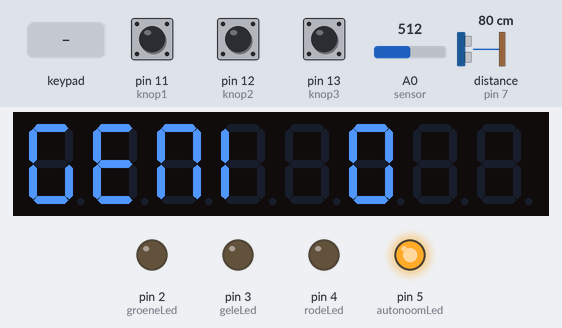
This sketch was run on a simulated Arduino Uno, built with avr-gcc and run on an emulated ATmega328P. On the bench: 8-digit seven-segment display, output pins drawn as LEDs (lit = HIGH). Wiring (inferred from the names in the program): ultrasonic range finder: trigger pin 6; echo pin 7. The test bench sets the inputs (shaded band); at power-on: distance to the obstacle (sensor on pin 7) 80 cm, pin 11 (knop1) LOW, pin 12 (knop2) LOW, pin 13 (knop3) LOW, A0 (sensor) = 512. The echo pulse lasts 58.3 µs per cm; pins used as bus, display or sensor lines are not drawn; what the sketch prints to the serial monitor is not drawn.

Above: at 1.2 s.
1.3 s: key '2' pressed
At 3.6 s:
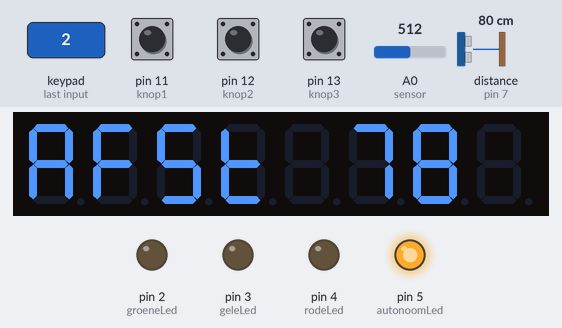
4.7 s: key '4' pressed
At 5.2 s:
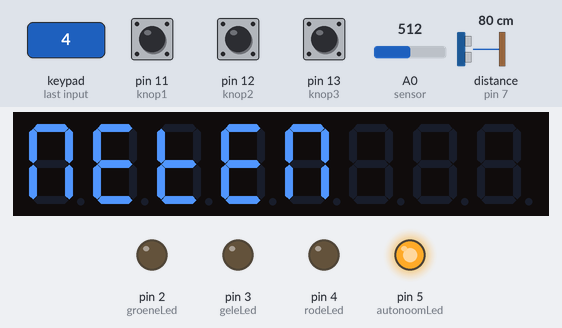
8.8 s: distance to the obstacle (sensor on pin 7) set to 7 cm
11.7 s: distance to the obstacle (sensor on pin 7) set to 4 cm
At 12.9 s:
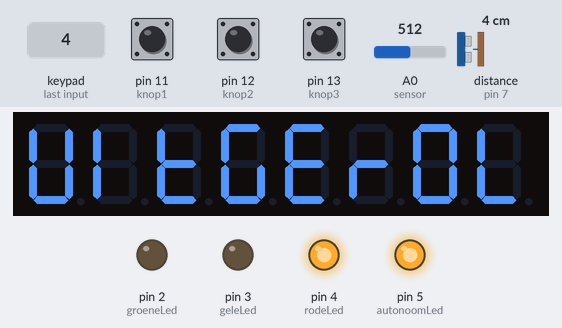
14.0 s: keypad keys 2 5 pressed 0.4 s apart
At 15.0 s:
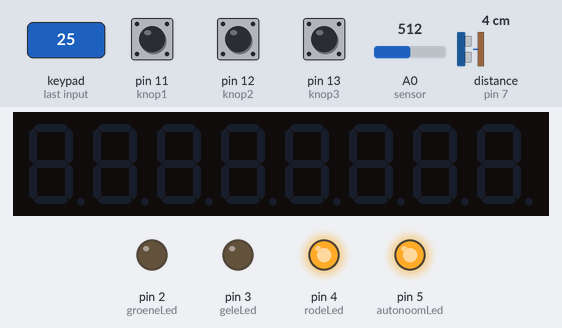
16.3 s: key '7' pressed
At 16.8 s:
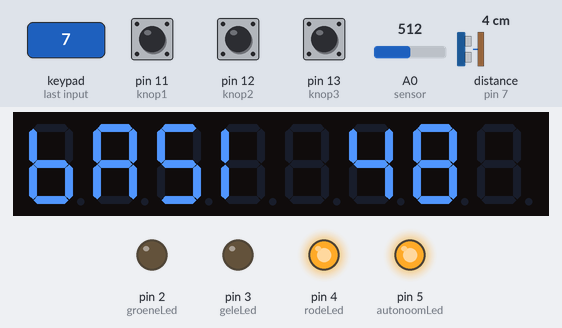
Timing chart, 0 to 18.9 s (numbered marks = the images above; inputs shaded):
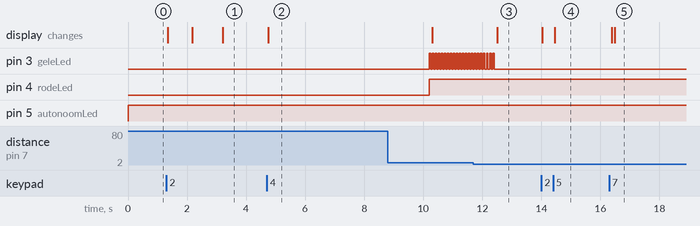

The sketch:

LightModule.ino
```cpp
/**
  Project Embedded Systems
  Naam: Lichtsensor
  Doel: Een lichtsensor voor rolluiken, werkt zowel autonoom als via een centrale.
  @author Dennis Vrieling en Remand Knol
  @version 3.2 14/11/2016
*/
#include <TM1638.h>

// Initialiseer de poorten
const int groeneLed = 2;
const int geleLed = 3;
const int rodeLed = 4;
const int autonoomLed = 5;
const int sensor = A0;
const int triggerPort = 6;
const int echoPort = 7;
const int datapin = 8;
const int strobepin = 9;
const int clockpin = 10;
const int knop1 = 11;
const int knop2 = 12;
const int knop3 = 13;

// Initialiseer de module voor de Led&Key
TM1638 module(datapin, clockpin, strobepin);

// Variabelen om te kijken welke knoppen ingedrukt zijn
int knop1pressed = 0;
int knop2pressed = 0;
int knop3pressed = 0;

// Defineer vriabelen
int basisRemand = 50;
int ingerold = 0;
int uitgerold = 0;
int afstand = 30;
int i = 0;
int tijdRemand = 0;
int gemRemand = 0;
int inofuitrollen = 0;
int metingen = 0;
int autonoom = 0;
int loopcounter = 0;
int knop2actief = 0;
int knop3actief = 0;
int moduleSet = 0;
int remand = 0;

// Variabelen voor de Led&Key display
int buttons = 0;
int startValue = 0;
int buttonPressed = 1;
int dataOnScreen = 0;
int buttonChanged = 0;
int isError = 0;
int incOrDec = 0;
int incOrDecPressed = 0;
int autonoomPressed = 0;
int maxRoll = 50;
String gemRemandString = "";
String distance = "";
String basis = "";

// Start initialisatie loop
void setup() {

  Serial.begin(9600);
  for (int pinNumber = 2; pinNumber < 6; pinNumber++) {
    pinMode(pinNumber, OUTPUT);
    digitalWrite(pinNumber, LOW);
  }
  pinMode( triggerPort, OUTPUT );
  pinMode( echoPort, INPUT );

}

// Hier begint de loop
void loop() {
  sendCommand("baseRemand", basisRemand);
  sendCommand("rollStatus", ingerold ? 1 : (uitgerold ? 2 : 0)); // 0 in bezig, 1 = ingerold, 2 = uitgerold
  sendCommand("maxRoll", maxRoll);

  if (autonoom == 0) {
    digitalWrite(autonoomLed, HIGH);
  }
  else if (autonoom == 1) {
    digitalWrite(autonoomLed, LOW);
  }

  loopcounter++; //Count loops
  // Check of de knop1 ingedrukt wordt
  if (digitalRead(knop1) == 1 && inofuitrollen == 0) {
    if (!knop1pressed) {
      knop1pressed = 1;
      if (autonoom == 1) {
        autonoom = 0;
        knop2actief = 0;
        knop3actief = 0;

      } else if (autonoom == 0) {
        autonoom = 1;
      }
      sendCommand("autonoomPressed", autonoom);
    }
  } else {
    knop1pressed = 0;
  }
  //Check of de buttons op de Led&Key worden ingedrukt, zoja zet dit in een variabele
  if (module.getButtons() > 0 && module.getButtons() != buttonPressed) {
    module.clearDisplay();
    if (module.getButtons() == 64 && autonoom == 0) {
      basisRemand--;
      buttonPressed = 4;
    }
    else if (module.getButtons() == 128 && autonoom == 0) {
      basisRemand++;
      buttonPressed = 4;
    }
    else {
      buttonPressed = module.getButtons();
    }
  }
  // Hier wordt de naam van de data op het scherm getoond, 1,2,4,8 etc.. Worden weergegeven door de binaire code van de knoppen.
  if (buttonPressed == 1) {
    gemRemandString = String(gemRemand);
    module.clearDisplay();
    module.setDisplayToString("GEMI " + gemRemandString);
  }

  if (buttonPressed == 2) {
    if (isError == 1) {
      module.clearDisplay();
      module.setDisplayToString("ERROR");
    }
    else if (isError == 0) {
      distance = String(afstand);
      module.clearDisplay();
      module.setDisplayToString("AFST " + distance);
    }
  }
  if (buttonPressed == 4) {
    basis = String(basisRemand);
    module.clearDisplay();
    module.setDisplayToString("BASI " + basis);
  }
  if (buttonPressed == 8) {
    if (ingerold == 1) {
      module.clearDisplay();
      module.setDisplayToString("INGEROLD");
    }
    else if (uitgerold == 1) {
      module.clearDisplay();
      module.setDisplayToString("UITGEROLD");
    }
    else if (inofuitrollen == 1) {
      module.clearDisplay();
      module.setDisplayToString("BEZIG");
    }
    else {
      module.clearDisplay();
      module.setDisplayToString("METEN");
    }
  }

  //Lees de knoppen van de autonome modus en zet deze om naar de variabelen
  if (digitalRead(knop2) == 1 && autonoom == 1 && inofuitrollen == 0) {
    if (!knop2pressed) {
      knop2pressed = 1;
      knop2actief = 1;
      knop3actief = 0;
    }
  } else {
    knop2pressed = 0;
  }
  if (digitalRead(knop3) == 1 && autonoom == 1 && inofuitrollen == 0) {
    if (!knop3pressed) {
      knop3pressed = 1;
      knop2actief = 0;
      knop3actief = 1;
    }
  } else {
    knop3pressed = 0;
  }
  if (autonoom == 1) {
    if (knop2actief == 1 && ingerold != 1 ) {
      inrollen();
    }
    else if (knop3actief == 1 && uitgerold != 1) {
      uitrollen();
    }
  }
  // Om de 10 loops - dus 10x 100 miliseconde = 1 seconde - wordt de afstand berekend.
  if (loopcounter % 10 == 1) { //Every 1s
    berekenAfstand();
  }

  if (autonoom == 0) {
    int sensorMeten = analogRead(sensor);
    remand = sensorMeten / 5;

    i++;
    tijdRemand += remand;
    if (i == 100) {
      gemRemand = (tijdRemand / 100);
      tijdRemand = 0;
      i = 0;
      sendCommand("remand", gemRemand);
    }
    // Als de gemiddelde Remand hoog ligt, wordt er uitgerold.
    if (gemRemand > basisRemand && uitgerold == 0 && gemRemand != 0) {
      uitrollen();
    }

    // Als de gemiddelde Remand laag ligt, wordt er ingerold.
    if (gemRemand <= basisRemand && ingerold == 0 && gemRemand != 0) {
      inrollen();
    }
  }


  // Als de rolluiken zijn ingerold moet de groene led branden en bij uitgerold moet de rode led branden.
  if (ingerold == 1) {
    digitalWrite(groeneLed, HIGH);
    digitalWrite(geleLed, LOW);
  }
  else if (uitgerold == 1) {
    digitalWrite(rodeLed, HIGH);
    digitalWrite(geleLed, LOW);
  }

  if (inofuitrollen == 1) {
    delay (50);
  }
  else {
    delay(100);
  }
}
// Functie om de afstand te berekenen d.m.v. de afstandsensor en de bijbehorende formule.
void berekenAfstand() {
  digitalWrite(triggerPort, LOW);      // Trigger output op 0 zetten.
  digitalWrite(triggerPort, HIGH);    // Stuur nu een signaal van 10 ms naar de triggerport.
  delayMicroseconds( 10 );
  digitalWrite(triggerPort, LOW);  // zet de triggerpoort weer op 0.

  int duration = pulseIn(echoPort, HIGH); // Sla de duur van de afstand op in variabele duration

  afstand = 0.034 * duration / 2;  // Snelheid geluid = 340 m/s en 0.034 cm/us, en delen door twee, doordat de afstand twee keer overbrugd wordt.
  if (afstand < 0) {
    afstand = 0;
  }
  if (afstand == 0) {
    isError = 1;
  }
  if (afstand > 0) {
    isError = 0;
  }
}

// Functie om het inrollen te starten. Het groene ledje moet branden en de gele moet knipperen. Dit net zolang door doen tot de afstand behaald is.
void inrollen() {
  uitgerold = 0;
  inofuitrollen = 1;
  digitalWrite(rodeLed, LOW);
  digitalWrite(groeneLed, HIGH);
  digitalWrite(geleLed, HIGH);
  delay(50);
  digitalWrite(geleLed, LOW);
  if (afstand > maxRoll && afstand != 0) {
    ingerold = 1;
    inofuitrollen = 0;
  }
}
// Functie om het inrollen te starten. Het rode ledje moet branden en de gele moet knipperen. Dit net zolang door doen tot de afstand behaald is.
void uitrollen() {
  inofuitrollen = 1;
  ingerold = 0;
  digitalWrite(groeneLed, LOW);
  digitalWrite(rodeLed, HIGH);
  digitalWrite(geleLed, HIGH);
  delay(50);
  digitalWrite(geleLed, LOW);
  if (afstand < 5 && afstand != 0) {
    uitgerold = 1;
    inofuitrollen = 0;
  }
}
// Een functie om een commando te versturen naar de centrale.
void sendCommand(String command, int data) {
  String commandString = command + " " + data;

  Serial.write(commandString.length());
  Serial.print(commandString);
}
// Een interrupt om binnenkomende commando's te ontvangen.
void serialEvent() {
  String command = "";
  bool commandDone = false;
  String dataString = "";

  while (Serial.available()) {
    char inChar = (char)Serial.read();

    if ((String) inChar == " ") {
      commandDone = true;
      continue;
    }
    if (!commandDone) {
      command += inChar;
    } else {
      dataString += inChar;
    }
  }

  processCommand(command, dataString.toInt());
}
// Een functie om een commando vanuit de centrale te verwerken.
void processCommand(String command, int data) {
  if (command == "incBase") {
    basisRemand++;
  }
  if (command == "decBase") {
    basisRemand--;
  }
  if (command == "incMaxRoll") {
    maxRoll++;
  }
  if (command == "decMaxRoll") {
    maxRoll--;
  }
  if (command == "rollIn") {
    if (uitgerold == 1) {
	  knop2actief = 1;
      knop3actief = 0;
      inrollen();
    }
  }
  if (command == "rollOut") {
    if (ingerold == 1) {
	  knop2actief = 0;
      knop3actief = 1;
      uitrollen();
    }
  }
  if (command == "autonoom") {
    if (inofuitrollen == 0) {
      autonoom = data;
      sendCommand("autonoomPressed", autonoom);
    }
  }
}
```

Measured:
- the behaviour switches between 6 and 5 cm on distance to the obstacle (sensor on pin 7) (found by bisection; images 2 and 3)
- after the input at 1.3 s, the display: changes after 0.05 s (image 1)
- after the input at 4.7 s, the display: changes after 0.05 s (image 2)
- after the input at 11.7 s, pin 3 (geleLed): goes on until 12.4 s, then stays LOW; the display: changes after 0.80 s (image 3)
- after the input at 14.0 s, the display: first changes at once (image 4 shows a later state)
- after the input at 16.3 s, the display: first changes after 0.09 s (image 5 shows a later state)
- by itself, pin 3 (geleLed): alternates HIGH for 0.05 s and LOW for 0.05 s
